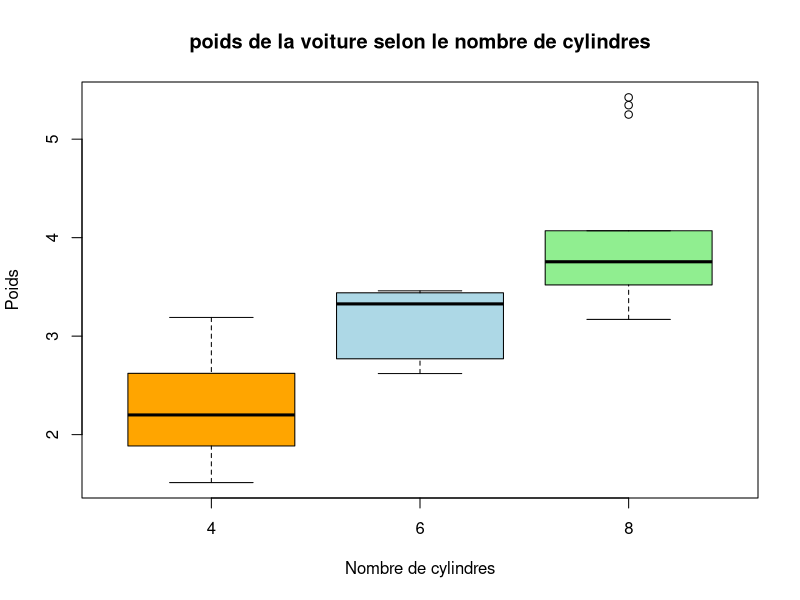
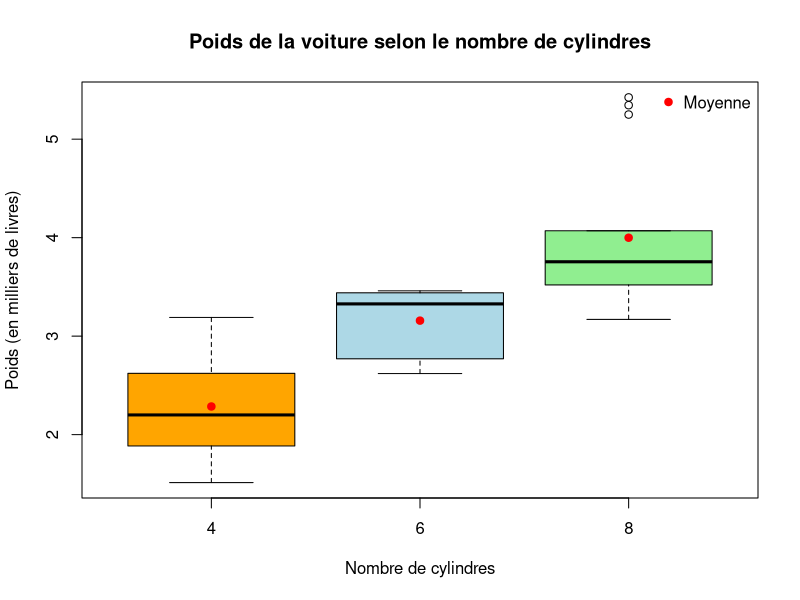

Source code (R) for these figures, in order:
A=mtcars 
F1=as.factor(A[,8])
A[,8]=F1
set.seed(9)
set.seed(9*floor(100*runif(1,0,3)))
set1=sample(1:32,1)
B=A[-set1,]
Y=B[,1]
u=1:11
v=u[-c(1,8,9)]
set2=c(8,sample(v,6,replace=FALSE))
X=B[,set2]


var_reponse = Y
var_explicative= X[,5]

#A$cyl = as.factor(A$cyl)
cyl = as.factor(X[,4])

res_aov2 = aov(var_explicative ~ cyl, data = X)
summary(res_aov2)

boxplot(var_explicative ~ cyl, data = X,
        main = "poids de la voiture selon le nombre de cylindres",
        xlab = "Nombre de cylindres",
        ylab = "Poids",
        col = c("orange", "lightblue", "lightgreen"))

# Ton code de base
boxplot(var_explicative ~ cyl, data = X,
        main = "Poids de la voiture selon le nombre de cylindres",
        xlab = "Nombre de cylindres",
        ylab = "Poids (en milliers de livres)",
        col = c("orange", "lightblue", "lightgreen"))

# Calcul des moyennes par groupe
moyennes = tapply(var_explicative, cyl, mean)

# Ajout des points rouges pour la moyenne
points(x = 1:length(moyennes), y = moyennes, col = "red", pch = 19)

# Optionnel : ajouter une légende
legend("topright", legend = "Moyenne", col = "red", pch = 19, bty = "n")

